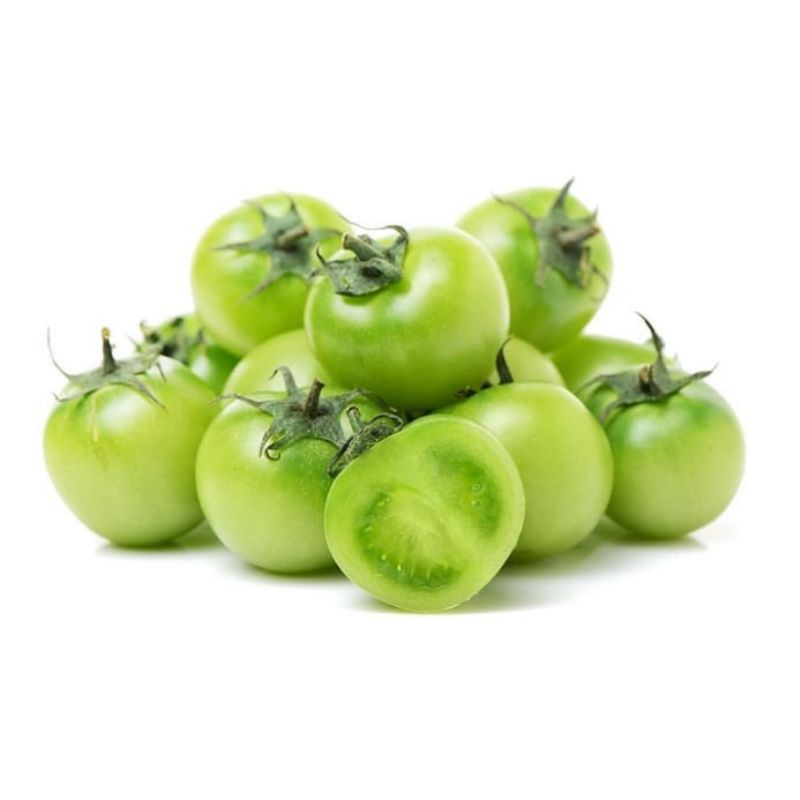
#> input picture dataset/mentah/data1.jpg, 800 x 800 px
$ python augment_dataset.py
#> lines starting #> are read from the running program, lines starting #| are printed output that depends on the picture
import cv2
import numpy as np
import os
from pathlib import Path
import random

class DataAugmentation:
    def __init__(self, input_folder='dataset', output_folder='dataset_augmented'):
        self.input_folder = input_folder
        self.output_folder = output_folder
        self.categories = ['mentah', 'muda', 'matang']

    def augment_image(self, image, augmentation_type):
        """
        Aplikasikan augmentasi ke gambar

        Augmentation types:
        1. rotate_90: Rotasi 90 derajat
        2. rotate_180: Rotasi 180 derajat
        3. rotate_270: Rotasi 270 derajat
        4. flip_horizontal: Flip horizontal (mirror)
        5. flip_vertical: Flip vertical
        6. brightness_up: Tingkatkan brightness
        7. brightness_down: Kurangi brightness
        8. zoom_in: Zoom in (crop tengah)
        9. zoom_out: Zoom out (padding)
        """
        h, w = image.shape[:2]

        if augmentation_type == 'rotate_90':
            return cv2.rotate(image, cv2.ROTATE_90_CLOCKWISE)

        elif augmentation_type == 'rotate_180':
            return cv2.rotate(image, cv2.ROTATE_180)

        elif augmentation_type == 'rotate_270':
            return cv2.rotate(image, cv2.ROTATE_90_COUNTERCLOCKWISE)

        elif augmentation_type == 'flip_horizontal':
            return cv2.flip(image, 1)

        elif augmentation_type == 'flip_vertical':
            return cv2.flip(image, 0)

        elif augmentation_type == 'brightness_up':
            # Tingkatkan brightness 30%
            hsv = cv2.cvtColor(image, cv2.COLOR_BGR2HSV)
            hsv = hsv.astype(np.float32)
            hsv[:, :, 2] = hsv[:, :, 2] * 1.3
            hsv[:, :, 2] = np.clip(hsv[:, :, 2], 0, 255)
            hsv = hsv.astype(np.uint8)
            return cv2.cvtColor(hsv, cv2.COLOR_HSV2BGR)

        elif augmentation_type == 'brightness_down':
            # Kurangi brightness 30%
            hsv = cv2.cvtColor(image, cv2.COLOR_BGR2HSV)
            hsv = hsv.astype(np.float32)
            hsv[:, :, 2] = hsv[:, :, 2] * 0.7
            hsv[:, :, 2] = np.clip(hsv[:, :, 2], 0, 255)
            hsv = hsv.astype(np.uint8)
            return cv2.cvtColor(hsv, cv2.COLOR_HSV2BGR)

        elif augmentation_type == 'zoom_in':
            # Zoom in 20% (crop tengah)
            crop_size = int(min(h, w) * 0.8)
            start_h = (h - crop_size) // 2
            start_w = (w - crop_size) // 2
            cropped = image[start_h:start_h+crop_size, start_w:start_w+crop_size]
            return cv2.resize(cropped, (w, h))

        elif augmentation_type == 'zoom_out':
            # Zoom out 20% (padding)
            new_size = int(min(h, w) * 1.2)
            canvas = np.zeros((new_size, new_size, 3), dtype=np.uint8)
            start = (new_size - h) // 2
            canvas[start:start+h, start:start+w] = image
            return cv2.resize(canvas, (w, h))

        else:
            return image

    def augment_dataset(self, target_per_class=100):
        """
        Augmentasi seluruh dataset

        Args:
            target_per_class: Target jumlah gambar per kelas (default: 100)
        """
#> called with target_per_class = 100
        # Daftar augmentasi yang akan digunakan
        augmentation_types = [
            'rotate_90', 'rotate_180', 'rotate_270',
            'flip_horizontal', 'flip_vertical',
            'brightness_up', 'brightness_down',
            'zoom_in', 'zoom_out'
        ]

        print("="*60)
        print("🎨 DATA AUGMENTATION - Tomato Classifier")
        print("="*60)
        print(f"\nFolder Input: {self.input_folder}")
        print(f"Folder Output: {self.output_folder}")
        print(f"Target per kelas: {target_per_class} gambar\n")

        # Buat folder output
        os.makedirs(self.output_folder, exist_ok=True)

        total_original = 0
        total_augmented = 0

        for category in self.categories:
            input_path = os.path.join(self.input_folder, category)
            output_path = os.path.join(self.output_folder, category)

            if not os.path.exists(input_path):
                print(f"⚠️  Folder '{category}' tidak ditemukan, skip...")
                continue

            # Buat folder output untuk kategori ini
            os.makedirs(output_path, exist_ok=True)

            # Ambil semua file gambar
            valid_extensions = ('.png', '.jpg', '.jpeg', '.webp', '.bmp', '.tiff', '.avif')
            image_files = [f for f in os.listdir(input_path)
                          if f.lower().endswith(valid_extensions) or '.' not in f]

            num_original = len(image_files)
            total_original += num_original

            print(f"\n📁 Kategori: {category.upper()}")
            print(f"   Gambar asli: {num_original}")

            if num_original == 0:
                print(f"   ⚠️  Tidak ada gambar, skip...")
                continue

            # Hitung berapa augmentasi per gambar
            augmentations_per_image = (target_per_class - num_original) // num_original

            saved_count = 0

            # Copy gambar asli dulu
            for idx, filename in enumerate(image_files):
                src_path = os.path.join(input_path, filename)

                # Tentukan ekstensi file
                if '.' in filename:
                    ext = filename.split('.')[-1]
                else:
                    ext = 'jpg'  # Default

                # Copy original
                dst_path = os.path.join(output_path, f"{category}_original_{idx+1:03d}.{ext}")
                image = cv2.imread(src_path)
#> image is the input picture: shape (800, 800, 3); mean B, G, R 197.1, 231.8, 223.2

                if image is not None:
                    cv2.imwrite(dst_path, image)
                    saved_count += 1

                    # Generate augmented images
                    aug_count = 0
                    for aug_type in augmentation_types:
                        if aug_count >= augmentations_per_image:
                            break

                        augmented = self.augment_image(image, aug_type)
                        aug_filename = f"{category}_aug_{idx+1:03d}_{aug_type}.{ext}"
                        aug_path = os.path.join(output_path, aug_filename)
                        cv2.imwrite(aug_path, augmented)
                        saved_count += 1
                        aug_count += 1
#> this loop made 9 passes
#> pass 1, in augment_dataset, `augmented = self.augment_image(image, aug_type)`:
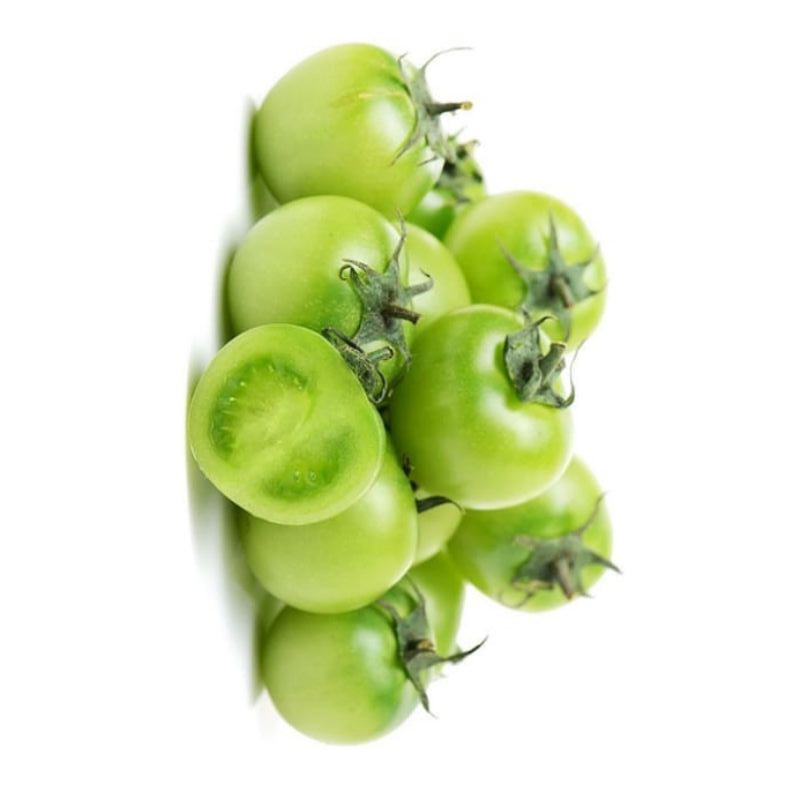
#> augmented: shape (800, 800, 3); mean B, G, R 197.1, 231.8, 223.2
#> pass 2, in augment_dataset, `augmented = self.augment_image(image, aug_type)`:
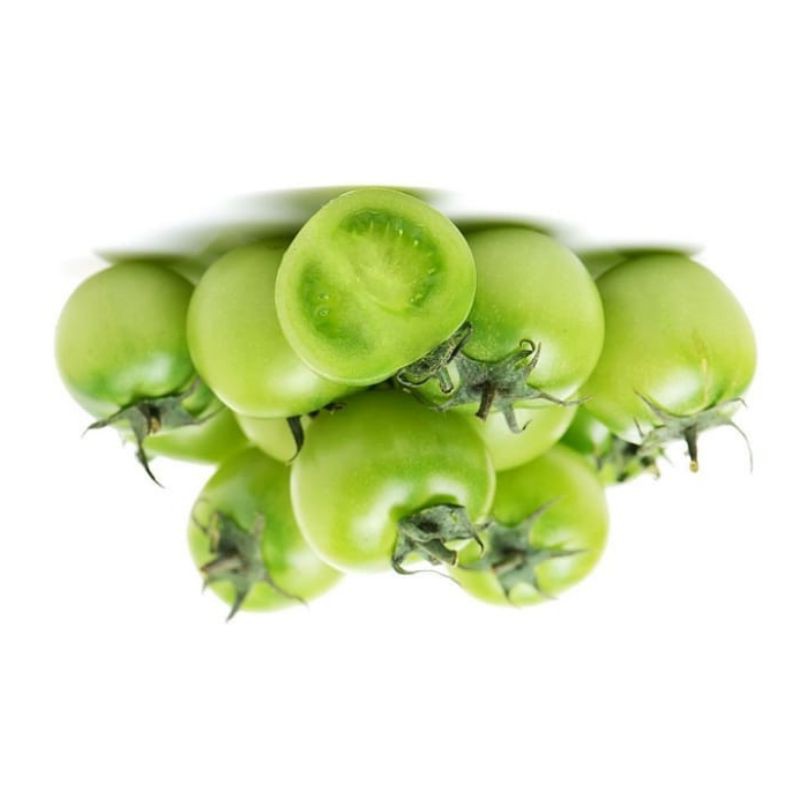
#> augmented: shape (800, 800, 3); mean B, G, R 197.1, 231.8, 223.2
#> pass 3, in augment_dataset, `augmented = self.augment_image(image, aug_type)`:
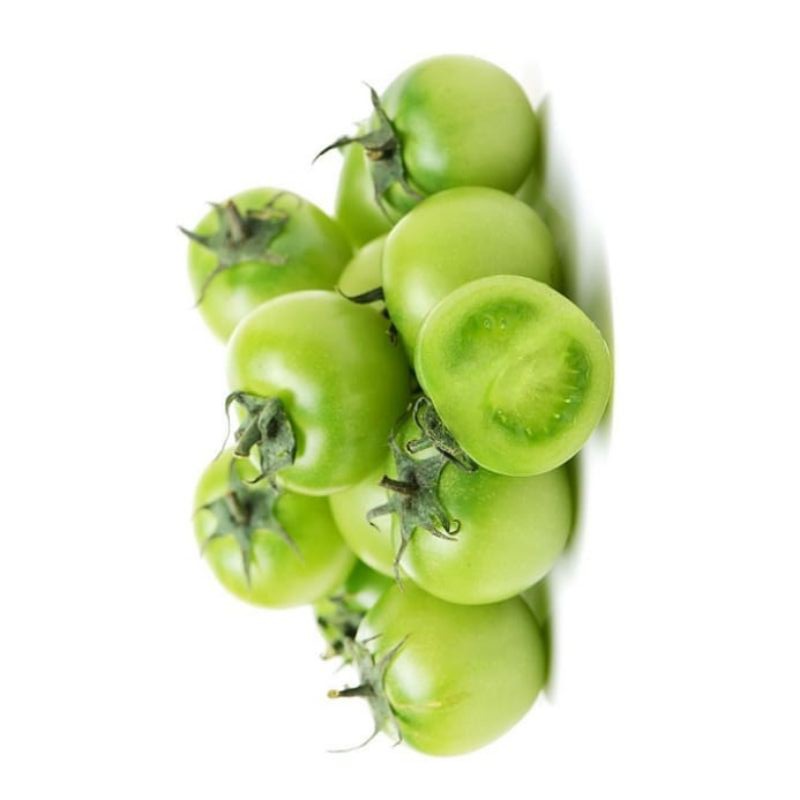
#> augmented: shape (800, 800, 3); mean B, G, R 197.1, 231.8, 223.2
#> after the loop, aug_count = 9; saved_count = 10

            print(f"   ✅ Total gambar: {saved_count}")
#|    ✅ Total gambar: 10
            total_augmented += saved_count
#> total_augmented = 10
#> pass 3 of the loop in augment_dataset, `for category in self.categories:`:
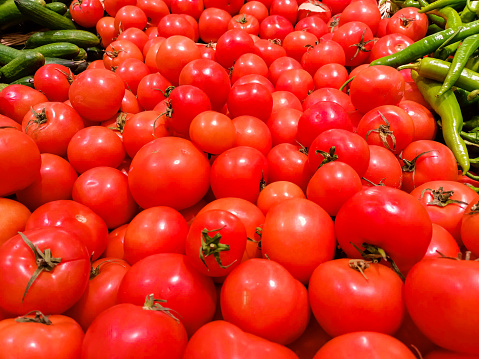
#> input picture dataset/matang/data1.jpg, 479 x 359 px
#> in augment_dataset, image is the input picture: shape (359, 479, 3); mean B, G, R 28.5, 51.5, 214.1
#> the loop in augment_dataset, `for aug_type in augmentation_types:` made 9 passes
#> pass 1, in augment_dataset, `augmented = self.augment_image(image, aug_type)`:
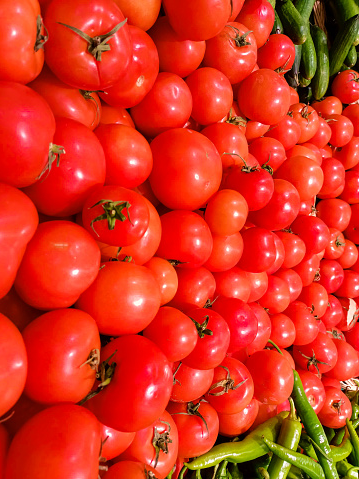
#> augmented: shape (479, 359, 3); mean B, G, R 28.5, 51.5, 214.1
#> pass 3, in augment_dataset, `augmented = self.augment_image(image, aug_type)`:
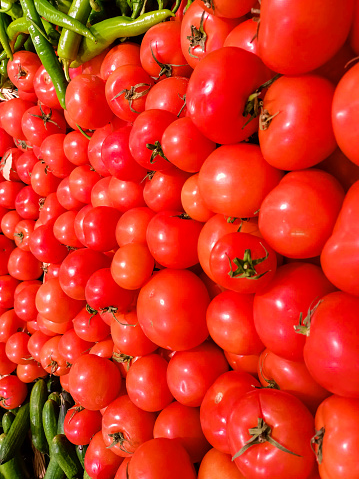
#> augmented: shape (479, 359, 3); mean B, G, R 28.5, 51.5, 214.1
#> after the loop in augment_dataset, `for aug_type in augmentation_types:`: aug_count = 8; saved_count = 9

        print("\n" + "="*60)
        print("✅ AUGMENTASI SELESAI!")
        print("="*60)
        print(f"\nRingkasan:")
        print(f"  • Gambar asli: {total_original}")
        print(f"  • Total setelah augmentasi: {total_augmented}")
        print(f"  • Peningkatan: {total_augmented - total_original} gambar (+{(total_augmented/total_original-1)*100:.1f}%)")
        print(f"\nDataset baru tersimpan di: {self.output_folder}/")
        print("\n🚀 Sekarang training ulang dengan:")
        print(f"   dataset_path = '{self.output_folder}'")
        print("="*60)


def main():
    """
    Main function untuk menjalankan augmentasi
    """
    # Inisialisasi augmentation
    augmenter = DataAugmentation(
        input_folder='dataset',           # Folder input
        output_folder='dataset_augmented' # Folder output
    )

    # Jalankan augmentasi dengan target 100 gambar per kelas
    augmenter.augment_dataset(target_per_class=100)

    print("\n💡 Tips:")
    print("   - Cek folder 'dataset_augmented' untuk melihat hasilnya")
    print("   - Jika sudah OK, training ulang model dengan dataset baru")
    print("   - Akurasi akan meningkat signifikan!\n")


if __name__ == "__main__":
#> (the run stopped early here; a loop or call above may not have finished)
